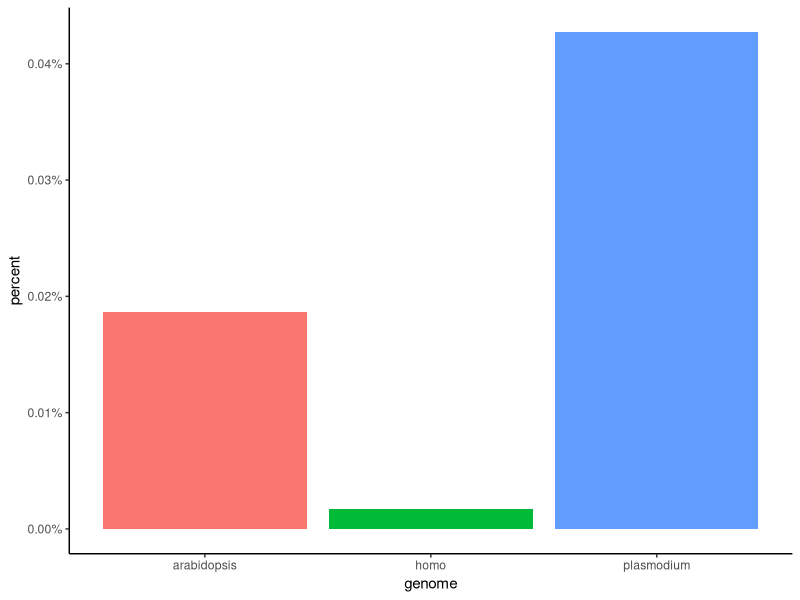
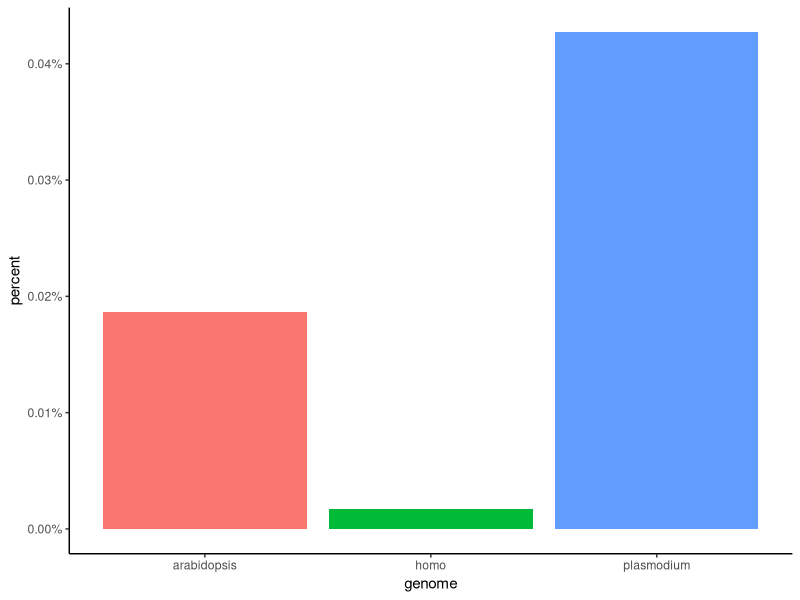

Recreate these plots in R, in order.
################################################################################
### Script for testing/plotting eukaryotic false positives in SingleM
###
################################################################################

library(tidyverse)
library(scales)

arabidopsis_pipe <- read_delim("3_Outputs/Arabidopsis_singleM_inserts.csv")
plasmodium_pipe <- read_delim("3_Outputs/Plasmodium_singleM.csv")
homo_pipe <- read_delim("3_Outputs/Human_singleM.csv")

arabidopsis_condense <- read_delim("3_Outputs/Arabidopsis_singleM_inserts_condense.csv")
plasmodium_condense <- read_delim("3_Outputs/Plasmodium_singleM_condense.csv")
homo_condense <- read_delim("3_Outputs/Human_singleM_condense.csv")

arabidopsis_n_hits <- sum(arabidopsis_pipe$num_hits)
plasmodium_n_hits <- sum(plasmodium_pipe$num_hits)
homo_n_hits <- sum(homo_pipe$num_hits)

#Euk genome size information
arabidopsis_genome_size_mb <- 119.669
plasmodium_genome_size_mb <- 23.3328
homo_genome_size_mb <- 3298.43

arabidopsis_mb_total <- arabidopsis_genome_size_mb * 5
plasmodium_mb_total <- plasmodium_genome_size_mb * 5
homo_mb_total <- homo_genome_size_mb * 2

#N.B. these are paired reads
arabidopsis_n_sim_reads <- 1994473
plasmodium_n_sim_reads <- 388773
homo_n_sim_reads <- 21813601

n_hits_df <- tibble(arabidopsis_n_hits, plasmodium_n_hits, homo_n_hits) %>%
  pivot_longer(., everything(), names_to = "genome", values_to = "n_hits", names_pattern = "(.*)_n_hits") 

n_reads_df <- tibble(arabidopsis_n_sim_reads, plasmodium_n_sim_reads, homo_n_sim_reads) %>%
  pivot_longer(., everything(), names_to = "genome", values_to = "n_reads", names_pattern = "(.*)_n_sim_reads")

false_positives <- n_hits_df %>%
  left_join(., n_reads_df, by = ("genome"))

false_positives <- false_positives %>%
  mutate(percent = n_hits / n_reads)

#Plotto
false_positives %>%
  ggplot(aes(x = genome, y = percent, fill = genome)) +
  geom_bar(stat = "identity") +
  scale_y_continuous(labels = percent) +
  theme_classic() +
  theme(
    legend.position = "none"
  )

ggsave("3_Outputs/Euk_false_positive_percent_barplot.png")
